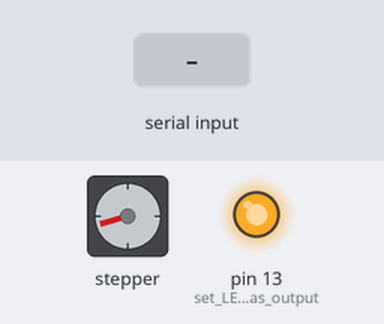
This sketch was run on a simulated Arduino Uno, built with avr-gcc and run on an emulated ATmega328P. On the bench: stepper motor, output pins drawn as LEDs (lit = HIGH). The inputs (shaded band) are chosen by the test bench. Stepper angles assume 200 steps per turn.

Above: at 3.0 s.
3.1 s: "1" received over Serial
At 3.45 s:
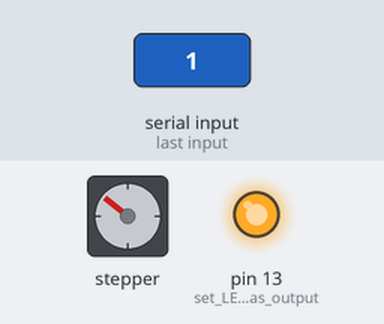
At 5.0 s:
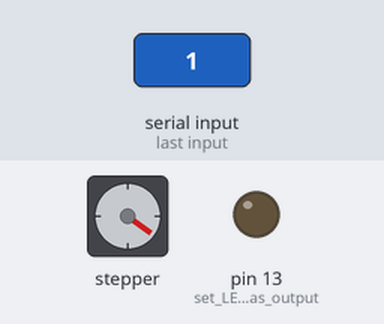
Timing chart, 0 to 6.5 s (numbered marks = the images above; inputs shaded):
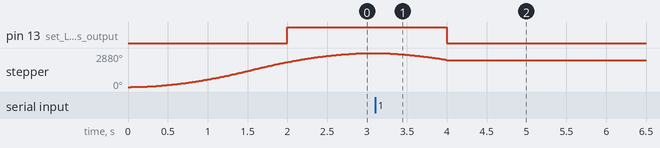

Measured:
- after the input at 3.1 s, pin 13 (set_LED_pin_as_output): goes on until 4.0 s, then stays LOW; stepper: goes on until 4.0 s, then stays 2286°
- by itself, stepper: turns 2880° clockwise in 3.0 s, then 2° counter-clockwise in 0.00 s

The sketch:

reciever.ino
```cpp
#include <string.h>
#include <AccelStepper.h>

#define motorInterfaceType 1

const int dirPin = 9;
const int stepPin = 8;
const int multiplier = 16;
const int stepsForRevolution = 200*multiplier;
int wasser = 1;

AccelStepper myStepper(motorInterfaceType, stepPin, dirPin);

int myTimeInterval = 2000;
unsigned long myTime = 0;
unsigned long myDesiredTime = myTimeInterval;


void setup() {

  pinMode(dirPin, OUTPUT);
  pinMode(stepPin, OUTPUT);

  myStepper.setMaxSpeed(multiplier*200);
	myStepper.setAcceleration(multiplier*50);
	myStepper.setSpeed(multiplier*200);
	myStepper.moveTo(multiplier*100);

  pinMode(LED_BUILTIN, OUTPUT);      // set LED pin as output

  digitalWrite(LED_BUILTIN, LOW);    // switch off LED pin

  Serial.begin(9600);            // initialize UART with baud rate of 9600

}

void loop() {

  if (myStepper.distanceToGo() == 0) {
    myStepper.run();
		myStepper.moveTo(-myStepper.currentPosition());}

  myTime = millis();

  if(myTime == myDesiredTime){
      wasser *= -1;
       // switch LED On
    // for(int i=0; i<1000; i++){
    //   digitalWrite(LED_BUILTIN, HIGH);
    // }

      char receivedData = Serial.read();
   // while (Serial.available() >= 0) {


      //char receivedData = Serial.read();   // read one byte from serial buffer and save to receivedData

      if (receivedData == '2') {

        myStepper.setSpeed(multiplier*200);

      }
      else if(receivedData == '1'){

        myStepper.setSpeed(0);


      }

    myTime = millis();


    myDesiredTime = myTime + myTimeInterval;

  }


  if(wasser == 1){
    digitalWrite(LED_BUILTIN, LOW);
  }
  else{
    digitalWrite(LED_BUILTIN, HIGH);
  }

  myStepper.run();

}
```
